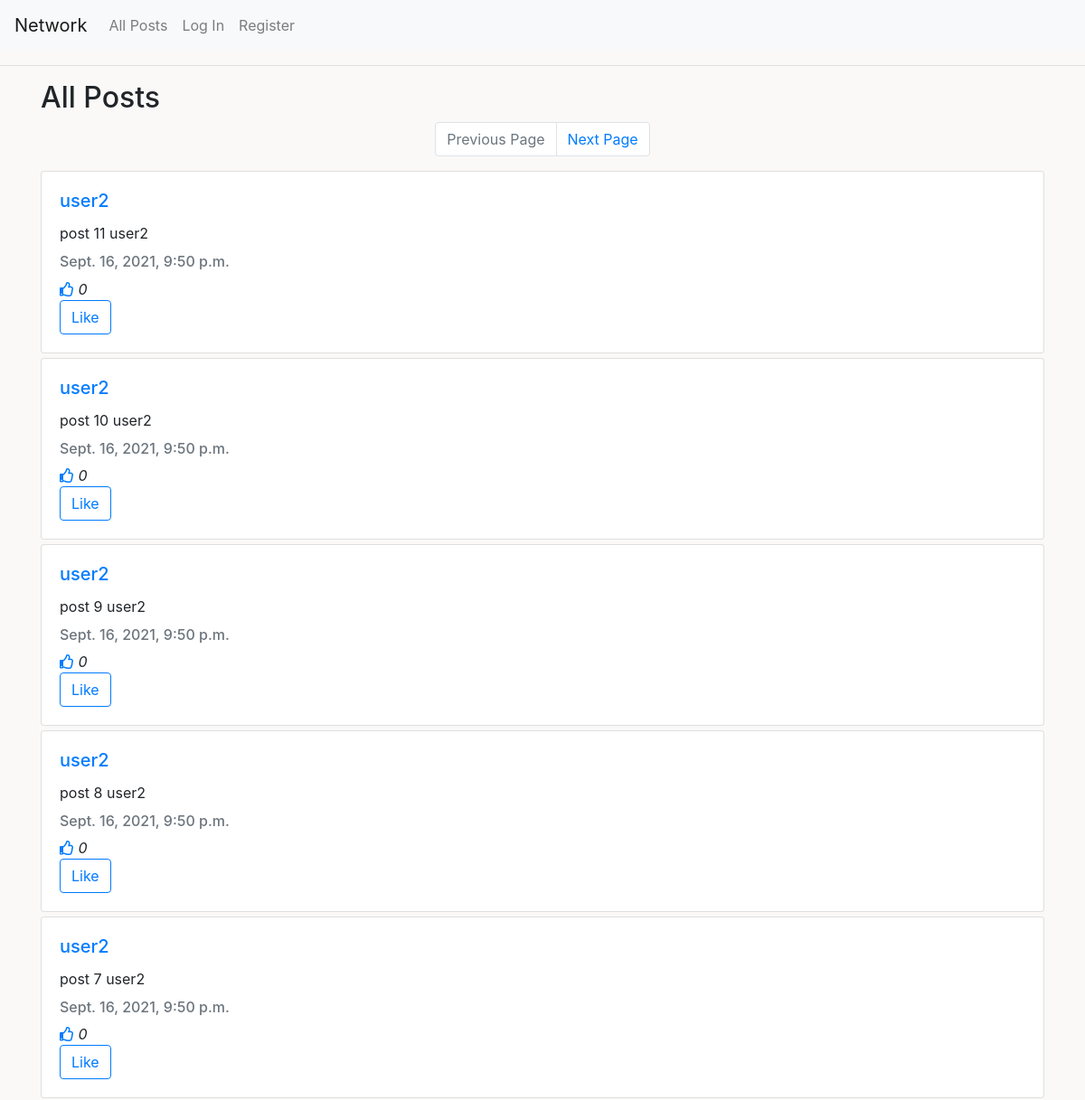
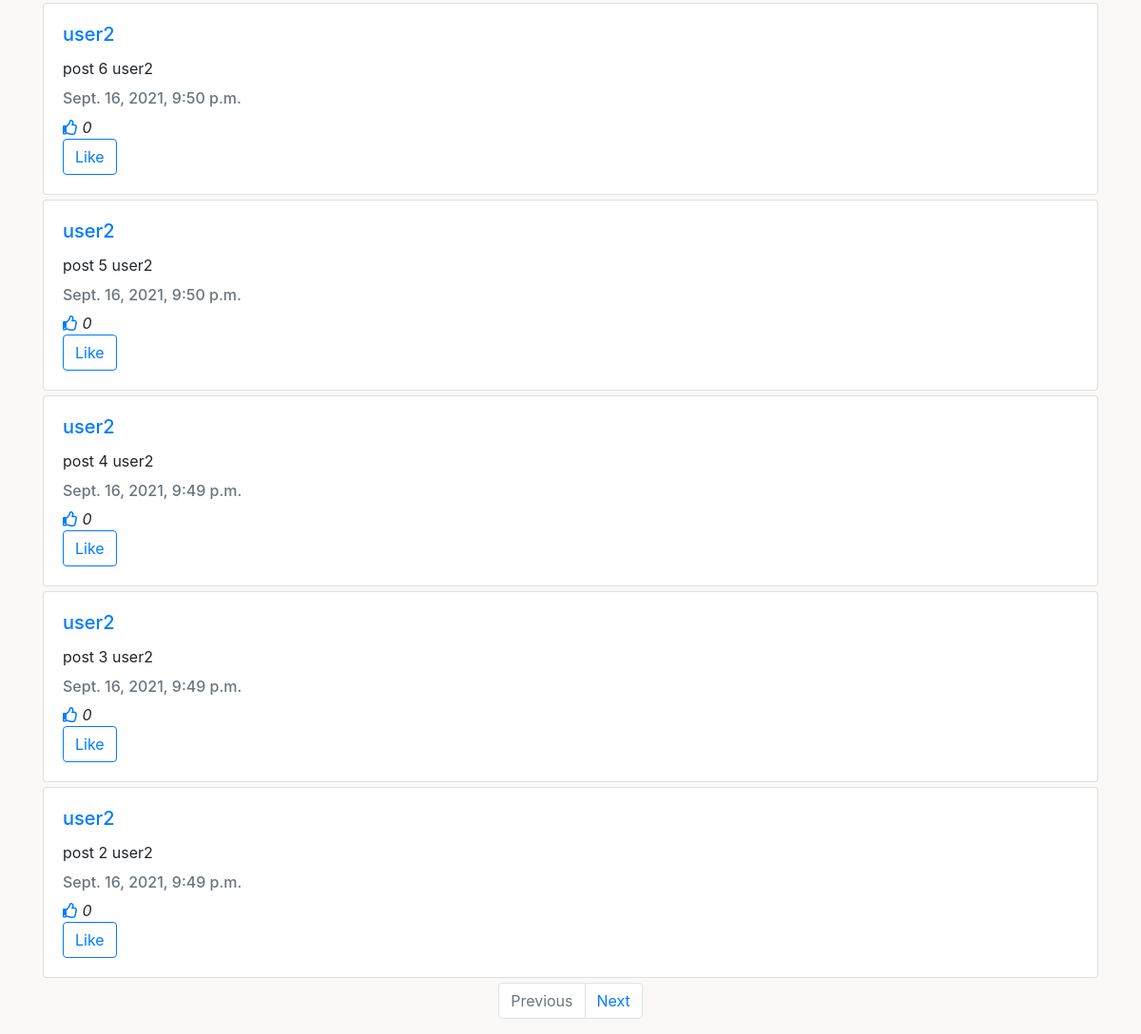
The page / on the database its author committed (2 pictures, top to bottom).
### network/models.py (models this page shows, shortened)
class Post(models.Model):
    content = models.CharField(max_length=600)
    date = models.DateTimeField(default=timezone.now)
    author = models.ForeignKey(User, on_delete=models.CASCADE,
                               default=None, related_name='user_post')
    like_status = models.BooleanField(default=False)
    like = models.ManyToManyField(User, blank=True, related_name='liked_posts')

class User(AbstractUser):
    def serialize(self):
        return {
            "id": self.id,
            "username": self.username
        }

### network/views.py (the view)
# urls.py: path("", views.index, name="index"),
def index(request):
    posts = Post.objects.order_by('-date')
    post_paginator = Paginator(posts, 10)
    page_num = request.GET.get('page')
    page = post_paginator.get_page(page_num)
    return render(request, "network/index.html", {
        "page": page
    })

### network/templates/network/index.html (shortened to what this page needs)
{% extends "network/layout.html" %}
{% load static %}
{% block body %}
<div class="container">
  <h2>All Posts</h2>
  {% if page %}
  <nav aria-label="Page navigation example">
    <ul class="pagination justify-content-center">
      {% if page.has_previous %}
      <li class="page-item">
        <a class="page-link" href="{% url 'index' %}?page={{ page.previous_page_number }}">Previous Page</a>
      </li>
      {% else %}
      <li class="page-item disabled">
        <a class="page-link" href="#" tabindex="-1" aria-disabled="true">Previous Page</a>
      </li>
      {% endif %}
      {% if page.has_next %}
      <li class="page-item">
        <a class="page-link" href="{% url 'index' %}?page={{ page.next_page_number }}">Next Page</a>
      </li>
      {% else %}
      <li class="page-item disabled">
        <a class="page-link" href="#" tabindex="-1" aria-disabled="true">Next Page</a>
      </li>
      {% endif %}
    </ul>
  </nav>
  {% for post in page.object_list %}
  <div class="card" style="width: 100%; margin-bottom: 5px;">
    <div class="card-body">
      {% if not user.is_authenticated %}
      <a href="{% url 'login' %}">
        <h5 class="card-title author">{{ post.author }}</h5>
      </a>
      {% else %}
      <a href="{% url 'profile' post.author.id %}">
        <h5 class="card-title author">{{ post.author }}</h5>
      </a>
      {% endif %}
      <p class="card-text content" data-id="{{ post.id }}">{{ post.content }}</p>
      <h6 class="card-subtitle mb-2 text-muted date">{{ post.date }}</h6>
      <i class="far fa-thumbs-up" style="color: #007bff;"></i>
      <i id="likeCounter" data-id="{{ post.id }}">
        {{ post.like.count }}
      </i>
      <div class="btn-group">
        {% if user.is_authenticated %}
        {% if user in post.like.all %}
        <a href="#" class="btn btn-outline-primary like" id="likeButton" data-id="{{ post.id }}">Unlike</a>
        {% else %}
        <a href="#" class="btn btn-outline-primary like" id="likeButton" data-id="{{ post.id }}">Like</a>
        {% endif %}
        {% else %}
        <a href="{% url 'login' %}" class="btn btn-outline-primary like" id="likeButton"
          data-id="{{ post.id }}">Like</a>
        {% endif %}
      </div>
    </div>
  </div>
  {% endfor %}
  <nav aria-label="Page navigation example">
    <ul class="pagination justify-content-center">
      {% if page.has_previous %}
      <li class="page-item">
        <a class="page-link" href="{% url 'index' %}?page={{ page.previous_page_number }}">Previous</a>
      </li>
      {% else %}
      <li class="page-item disabled">
        <a class="page-link" href="#" tabindex="-1" aria-disabled="true">Previous</a>
      </li>
      {% endif %}
      {% if page.has_next %}
      <li class="page-item">
        <a class="page-link" href="{% url 'index' %}?page={{ page.next_page_number }}">Next</a>
      </li>
      {% else %}
      <li class="page-item disabled">
        <a class="page-link" href="#" tabindex="-1" aria-disabled="true">Next</a>
      </li>
      {% endif %}
    </ul>
  </nav>
  {% else %}
  <div class="card">
    <div class="card-body">
      No posts yet!
    </div>
  </div>
  {% endif %}
</div>
{% endblock %}

### network/templates/network/layout.html (shortened to what this page needs)
{% load static %}
<!DOCTYPE html>
<html lang="en">
    <head>
        <link rel="stylesheet" href="https://stackpath.bootstrapcdn.com/bootstrap/4.4.1/css/bootstrap.min.css">
        <link rel="stylesheet" href="https://use.fontawesome.com/releases/v5.15.3/css/all.css">
        <link href="{% static 'network/styles.css' %}" rel="stylesheet">
    </head>
    <body>
        <nav class="navbar navbar-expand-lg navbar-light bg-light">
            <a class="navbar-brand" href="{% url 'index' %}">Network</a>
            <div>
              <ul class="navbar-nav mr-auto">
                <li class="nav-item">
                  <a class="nav-link" href="{% url 'index' %}">All Posts</a>
                </li>
                {% if user.is_authenticated %}
                    <li class="nav-item">
                        <a class="nav-link" href="{% url 'following' %}">Following</a>
                    </li>
                    <li class="nav-item">
                        <a class="nav-link" href="{% url 'logout' %}">Log Out</a>
                    </li>
                {% else %}
                    <li class="nav-item">
                        <a class="nav-link" href="{% url 'login' %}">Log In</a>
                    </li>
                    <li class="nav-item">
                        <a class="nav-link" href="{% url 'register' %}">Register</a>
                    </li>
                {% endif %}
              </ul>
            </div>
          </nav>
          <hr>
        <div class="body">
            {% block body %}
            {% endblock %}
        </div>
    </body>
</html>

### network/static/network/styles.css (style rules this page uses)
body { background-color: #faf9f8; }

### rows shown on the page
Post: author "user2", content "post 11 user2", date "Sept. 16, 2021, 9:50 p.m.", like.count "0"
Post: author "user2", content "post 10 user2", date "Sept. 16, 2021, 9:50 p.m.", like.count "0"
Post: author "user2", content "post 9 user2", date "Sept. 16, 2021, 9:50 p.m.", like.count "0"
Post: author "user2", content "post 8 user2", date "Sept. 16, 2021, 9:50 p.m.", like.count "0"
Post: author "user2", content "post 7 user2", date "Sept. 16, 2021, 9:50 p.m.", like.count "0"
Post: author "user2", content "post 6 user2", date "Sept. 16, 2021, 9:50 p.m.", like.count "0"
Post: author "user2", content "post 5 user2", date "Sept. 16, 2021, 9:50 p.m.", like.count "0"
Post: author "user2", content "post 4 user2", date "Sept. 16, 2021, 9:49 p.m.", like.count "0"
Post: author "user2", content "post 3 user2", date "Sept. 16, 2021, 9:49 p.m.", like.count "0"
Post: author "user2", content "post 2 user2", date "Sept. 16, 2021, 9:49 p.m.", like.count "0"
